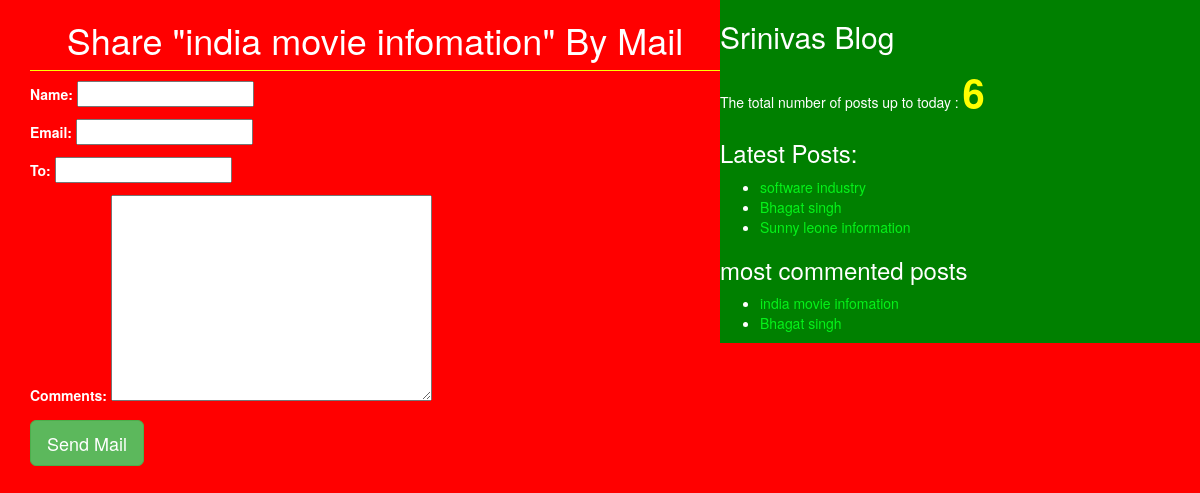
The app's page /2/share/ with its own data.
### blog/models.py (models this page shows, shortened)
class Post(models.Model):
    STATUS_CHOICES=(('draft','Draft'),('published','Published'))
    title=models.CharField(max_length=256)
    slug=models.SlugField(max_length=264,unique_for_date='publish')
    author=models.ForeignKey(User,related_name='blog_posts',on_delete=models.CASCADE)
    body=models.TextField(max_length=5000)
    publish=models.DateTimeField(default=timezone.now)
    created=models.DateTimeField(auto_now_add=True)
    updated=models.DateTimeField(auto_now=True)
    status=models.CharField(max_length=256,choices =STATUS_CHOICES,default='draft')
    objects=CustomManager()
    tags=TaggableManager()
    class Meta:
        ordering=('-publish',)
    def get_absoulte_url(self):
        return reverse('post_detail',args=[self.publish.year,self.publish.strftime('%m'),self.publish.strftime('%d'),self.slug])

### blog/views.py (the view)
# urls.py: url('(?P<id>\d+)/share/$', views.mail_send_view),
def mail_send_view(request,id):
    post=get_object_or_404(Post,id=id,status='published')
    sent=False
    if request.method=='POST':
        form=EmailSendForm(request.POST)
        if form.is_valid():
            cd=form.cleaned_data
            subject='{}({}) recommand to read "{}"'.format(cd['name'],cd['email'],post.title)
            post_url=request.build_absolute_uri(post.get_absoulte_url())
            message='Read Post at \n{}\n\n {} \'s comments:\n {} '.format(post_url,cd['name'],cd['comments'])
            send_mail(subject,message,'srinivasblogapp',[cd['to']])
            sent=True
    else:
        form=EmailSendForm()
    return render(request,'blog/sharebymail.html',{'form':form,'post':post,'sent':sent})

### blog/forms.py
class EmailSendForm(forms.Form):
    name=forms.CharField()
    email=forms.EmailField()
    to=forms.EmailField()
    comments=forms.CharField(required=False,widget=forms.Textarea)

### blog/models.py (called while the page is built)
    def get_queryset(self):
        return super().get_queryset().filter(status='published')

### blog/templatetags/blog_tags.py (called while the page is built)
@register.simple_tag
def total_posts():
    return Post.objects.count()

@register.inclusion_tag('blog/latest_posts123.html')
def show_latest_posts():
    latest_posts=Post.objects.order_by('-publish')[:3]
    return {'latest_posts':latest_posts}

@register.simple_tag
def get_most_commented_posts():
    return Post.objects.annotate(total_comments=Count('comments')).order_by('-total_comments')[:2]

### templates/blog/sharebymail.html (shortened to what this page needs)
<!DOCTYPE html>
{%extends 'blog/base.html'%}
{%block content%}
<h1>Share "{{post.title}}" By Mail</h1>
{%if sent%}
<h1>Email succesfully sent</h1>
<h2> Post with {{post.title}} shared by Email</h2>
{%else%}
<form class="" action="" method="post">
  {{form.as_p}}
  <input type="submit" class='btn btn-lg btn-success' name="" value="Send Mail">
</form>
{%endif%}
{%endblock%}

### templates/blog/base.html (shortened to what this page needs)
<!DOCTYPE html>
{%load blog_tags%}
{%load static%}
<html lang="en" dir="ltr">
  <head>
    <link rel="stylesheet" href="https://stackpath.bootstrapcdn.com/bootstrap/3.4.1/css/bootstrap.min.css">
<link rel="stylesheet" href="{%static "css/blog.css" %}">
  </head>
  <body>
<div class="content">
  {%block content%}
  {%endblock%}
</div>
<div class="sidebar">
  <h2>Srinivas Blog</h2>
  <p>The total number of posts up to today :
<span id="pcount">{%total_posts%}</span>
    </p>
    <h3>Latest Posts:</h3>{%show_latest_posts%}
    <h3>most commented posts</h3>
    {% get_most_commented_posts as most_commented_posts%}
    <ul>
      {% for post in most_commented_posts %}
      <li>  <a href="{{post.get_absoulte_url}}">{{post.title}} </a></li>
      {%endfor%}
    </ul>
</div>
  </body>
</html>

### templates/blog/latest_posts123.html
<ul>
{% for post in latest_posts%}
<li><a href="{{post.get_absoulte_url}}">{{post.title}} </a></li>
{%endfor%}
</ul>

### static/css/blog.css (style rules this page uses)
.content { width:60%; float: left; padding: 0 0 0 30px; background: red; height: 100%; }
.sidebar { width:40%; float: right; padding: 10 ; background: green; height: 100%; }
h1 { text-align: center; border-bottom: 1px solid yellow; padding-bottom: 10px; }
body { color: white; background: red; }
a { color:#05f219; }
input { color:black; }
textarea { color:black; }
#pcount { font-size: 40px; color: yellow; font-weight: bold; }

### records on screen
Post: title "india movie infomation"
Post: title "software industry"
Post: title "Bhagat singh"
Post: title "Sunny leone information"
